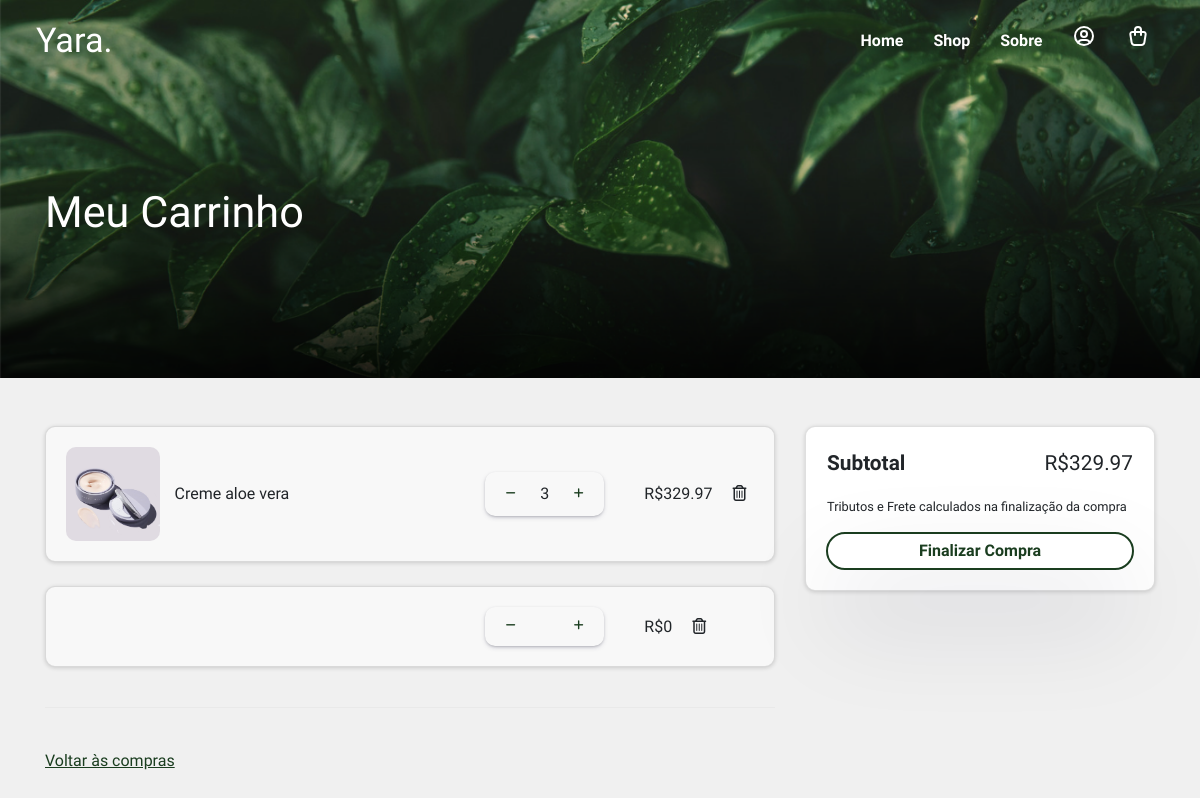
The app's page /view/carrinho.php (signed in) with its own data.
### tables this page shows
CREATE TABLE IF NOT EXISTS `carrinho` (
  `ID_CARRINHO` int NOT NULL AUTO_INCREMENT,
  `id_cliente` int DEFAULT NULL,
  `id_produto` int DEFAULT NULL,
  `nome_produto` varchar(255) NOT NULL,
  `quantidade` int DEFAULT NULL,
  `preco` float NOT NULL,
  PRIMARY KEY (`ID_CARRINHO`),
  KEY `id_cliente` (`id_cliente`),
  KEY `id_produto` (`id_produto`),
  KEY `fk_nome_produto` (`nome_produto`)
);

CREATE TABLE IF NOT EXISTS `produtos` (
  `ID_PRODUTO` int NOT NULL AUTO_INCREMENT,
  `nome` varchar(255) DEFAULT NULL,
  `descricao` text,
  `img` varchar(100) NOT NULL,
  `img_sec` varchar(100) NOT NULL,
  `instrucao` int DEFAULT NULL,
  `estoque` int DEFAULT NULL,
  `valor_uni` decimal(10,2) DEFAULT NULL,
  `ingredientes` varchar(300) NOT NULL,
  `status` varchar(20) DEFAULT NULL,
  `datahora` datetime DEFAULT NULL,
  PRIMARY KEY (`ID_PRODUTO`),
  UNIQUE KEY `nome` (`nome`),
  UNIQUE KEY `nome_2` (`nome`),
  KEY `instrucao` (`instrucao`)
);

### model/manager.php (called while the page is built, shortened)
<?php
function carrinho($id){
  require "conexao.php";
  $sqlSUB = "SELECT * FROM carrinho  WHERE id_cliente = '{$id}'";
  $result = $conn->query($sqlSUB);
  $dadosSUB=array();
  if ($result->num_rows>0){
      $dadosSUB["result"] = 1;
      $i = 0;
      while($row = $result->fetch_assoc()){
          $dadosSUB[$i]["id_carrinho"] = $row["ID_CARRINHO"];
          $dadosSUB[$i]["id_cliente"] = $row["id_cliente"];
          $dadosSUB[$i]["id_produto"] = $row["id_produto"];
          $dadosSUB[$i]["quantidade"] = $row["quantidade"];
          $i++;
          $dadosSUB["num"] = $i;
      }
      return $dadosSUB;
  }else{
    $dadosSUB["num"] = 0;
      $dadosSUB["result"] = 0;
      $conn->close();
      return $dadosSUB;
  }
}
function produtoBusca($id){
  require "conexao.php";
  $sqlSUB = "SELECT * FROM produtos  WHERE id_produto = '{$id}'";
  $result = $conn->query($sqlSUB);
while($row=$result->fetch_assoc()){
  $dados["id_produto"] = $row["ID_PRODUTO"];
  $dados["nome"] = $row["nome"];
  $dados["img"] = $row["img"];
  $dados["valor"] = $row["valor_uni"];
  $dados["status"] = $row["status"];
  $dados["estoque"] = $row["estoque"];
}
return $dados;
}
        ?>

### view/carrinho.php (the view, shortened to what this page needs)
<!DOCTYPE html>
<html lang="en">
<head>
</head>
<body>
<html lang="en">
<?php
    if(isset($_SESSION['USER-ID'])){
    ?>
    <head>
<link href="https://cdn.jsdelivr.net/npm/bootstrap@5.3.2/dist/css/bootstrap.min.css" rel="stylesheet">
        <link
            rel="stylesheet"
            href="https://stackpath.bootstrapcdn.com/bootstrap/4.1.3/css/bootstrap.min.css"
>
        <link href="../assets/style/meuperfil.css" rel="stylesheet">
    </head>
<body class="fade-in">
        <header>
        <div class="menu">
          <a class="logo" href="#" style="color:#000">
              Yara.
          </a>
          <div class="menu-links">
              <a class="menu-link a-home" href="../index.php">Home</a>
              <a class="menu-link a-shop" href="shop.php">Shop</a>
              <a class="menu-link a-sobre" href="">Sobre</a>
              <a class="menu-link" href="meuperfil.php">
              </a>
              <a class="menu-link" href="#">
              </a>
          </div>
      </div>
            <div class="container container-RESP">
                <div class="row">
                    <div class="col-6 margin">
                            <p id="name">Meu Carrinho</p>
                        </div>
                    </div>
                </div>
            </header>
            <br>
<br>
            <div class="container container-RESP">
            <div class="row">
<?php
require '../model/manager.php';
if(ISSET($_SESSION['USER-ID'])){
$id= $_SESSION['USER-ID'];
$dados= carrinho($id);
if($dados['result']=="0"){
    echo "
    <div class=\"col-12\">
    <br>
<p class=\"vazio_p\">
    Seu carrinho está vazio, veja nosso catálogo de <a href=\"\" class=\"produtos_a\">produtos</a>!
</p></div>
</div>
        </div>
    ";
}else{
    echo "<div class=\"col-8\">";
    $valortotal = '0';
    for($i=0;$i<=$dados['result'];$i++){
    $produto = produtoBusca($dados[$i]['id_produto']);
    $valor= $dados[$i]['quantidade'] * $produto['valor'];
    $valortotal = $valortotal+ $valor;
    echo "
    <div class=\"card prod_row\">
  <div class=\"card-body\">
<div class=\"container-flex\">
<div class=\"row\">
<div class=\"col-7 d-flex align-items-center img_div\">
    <img src=\"media/".$produto['img']."\" class=\"prod_img\"alt=\"\">
    <p class=\"d-flex  prod_nome_div\">
   " .$produto['nome']."</p>
    </div>
    <div class=\"col-3 d-flex align-items-center add_div\">
    <div class=\"square_quant\">
  <button class=\"decrease-quantity\" onclick=\"quant('sub','".$dados[$i]['id_carrinho']."','".$dados[$i]['quantidade']."')\"><i class=\"fa-solid fa-minus\"></i></button>
  <span id=\"quantidade\">".$dados[$i]['quantidade']."</span>
  <button class=\"increase-quantity\" onclick=\"quant('add','".$dados[$i]['id_carrinho']."','".$dados[$i]['quantidade']."')\"><i class=\"fa-solid fa-plus\"></i></button>
  </div>
  </div>
  <div class=\"col-2 d-flex align-items-center preco_div\">
     <span class=\"preco\"> R$".$valor." </span>
    <a type=\"button\" onclick=\"excluir('".$dados[$i]['id_carrinho']."')\"><i class=\"fa-regular fa-trash-can\"></i></a>
  </div>
  </div>
  </div>
    </div>
  </div>
  <br>
    ";}
    ?>
<hr id="hr-div"></hr>
<br>
<a href="shop.php" id="voltar">Voltar às compras</a>
                    </div>
                    <div class="col-4">
                    <div class="card subtotal_card">
  <div class="card-body">
 <table> <tr class="subtotal_row font"><td><b>Subtotal</b></td><td class="valor_div">R$<?php echo $valortotal; ?></td></tr>
 </table>
<table class="margin-table">
<tr class="subtotal_row"><td class="frete">Tributos e Frete calculados na finalização da compra</td></tr></table>
<tr><td class="button_final">
    <a type="submit" class="button" href="checkout.php" value="<?php echo $_SESSION["USER-ID"]; ?>" name="btnCarrinho">Finalizar Compra</a>
</td></tr>
</div>
</div>
                    </div>
                </div>
            </div>
 </body>
<?php }} }else{ header("Location: login.php?fase=2"); }?>
</body>
</html>

### assets/style/meuperfil.css (style rules this page uses)
body, html { height: 100% !important; margin: 0 !important; background-color: #f0f0f0 !important; }
.fade-in { opacity: 0; animation: fadeIn 0.2s ease-in forwards; }
.menu { background-color: transparent !important; position: absolute; width: 100%; display: flex; justify-content: space-between; align-items: center; padding: 0 3%; margin: 15px 0px 0px; top: 0; z-index: 3; }
.logo { font-family: 'Berkshire Swash'; font-size: 28pt; text-decoration: none !important; color: #fafafa; cursor: pointer; }
.menu-links { justify-content: space-between !important; display: flex; align-items: center; height: 40px; padding: 0 1.2%; }
.menu-link { margin-left: 30px; font-family: "Questrial", sans-serif; font-size: 14px; font-weight: bold; color: #d6d6d6; text-decoration: none; transition: color 0.3s, text-decoration 0.3s; }
header { background-image: url("../media/yara_bg.png"); }

### view/carrinho.php (style rules this page uses)
.menu { background-color: transparent !important; position: absolute; width: 100%; display: flex; justify-content: space-between; align-items: center; padding: 0 3%; margin: 15px 0px 0px; top: 0; z-index: 9999999999; }
.logo { font-family: 'Berkshire Swash'; font-size: 2.14rem; text-decoration: none !important; color: white !important; cursor: pointer; }
.logo:hover, .logo:active, .logo::before, .logo::after { font-family: 'Berkshire Swash'; font-size: 2.14rem; text-decoration: none !important; color: white !important; }
.menu-links { justify-content: space-between !important; display: flex; align-items: center; height: 40px; padding: 0 1.2%; text-decoration: none !important; }
.menu-link { margin-left: 30px; font-family: "Questrial", sans-serif; font-size: 16px; font-weight: bold; color: white; text-decoration: none !important; }
.a-home, .a-shop, .a-sobre { position: relative; color: white; text-decoration: underline; }
.a-home:before, .a-shop:before, .a-sobre:before { content: ""; position: absolute; width: 100%; height: 2px; bottom: -1px; left: 0; background-color: var(--lgreen); visibility: hidden; -webkit-transform: scaleX(0); transform: scaleX(0); -webkit-transition: all 0.3s ease-in-out 0s; transition: all 0.3s ease-in-out 0s; }
.icon-bag, .icon-user { margin-top: -10px; }
body { max-width: 100vw; }
:root { --white: #f9f9f9; --green: #1A3D1F; --yellow: #B9C394; --lgreen: #B9C394; }
header { background-image: url("../assets/media/yara_bg.png"); height: 10cm; background-size: cover; }
.margin { margin: 13% 0 0; position: absolute; }
a, a:hover { text-decoration: none; color: #1A3D1F; }
#name { line-height: 3cm; font-family: 'Berkshire Swash'; margin: 0; color: white; font-size: 2.7em; }
.prod_img { width: 80%; max-width: 2.5cm; border-radius: 10px }
.prod_row { font-family: 'Questrial' !important; box-shadow: rgba(0, 0, 0, 0.16) 0px 1px 4px; border-radius: 10px; transition: 0.2s; background-color: #f8f8f8 !important; }
.prod_nome_div { text-align: left; margin-left: 14px; margin-bottom: 0px; font-size: 1rem; }
.square_quant { border-radius: 10px; box-shadow: rgba(50, 50, 93, 0.25) 0px 2px 5px -1px, rgba(0, 0, 0, 0.3) 0px 1px 3px -1px; min-width: 80%; display: flex; justify-content: space-between; align-items: center; padding: 10px 15px; }
.decrease-quantity, .increase-quantity, .decrease-quantity:active, .increase-quantity:active { border: none; background-color: transparent; font-size: 0.7em; color:#1A3D1F; cursor: pointer; }
.preco { margin-right: 20px; margin-left: -20px; font-size: 1rem; }
.subtotal_row { font-family: 'Questrial' !important; width: 100%; justify-content: space-between !important; }
.subtotal_row>td { width: 100%; }
.button { font-family: 'Questrial' !important; background-color: transparent; border-radius: 25px; border: 2px solid var(--green); color: var(--green); margin-top: 5%; padding: 5px 15px; width: 100%; box-shadow: rgba(17, 12, 46, 0.15) 0px 48px 100px 0px; outline: none !important; cursor: pointer; font-weight: 700; text-align: center; }
.subtotal_card { border-radius: 10px; box-shadow: rgba(0, 0, 0, 0.16) 0px 1px 4px; }
.font { font-size: 1.3rem; }
.frete { font-size: 0.8rem; }
.margin-table { margin-top: 5%; }
.fa-trash-can { cursor: pointer; }
#voltar { font-family: 'Questrial'; text-decoration: underline; transition: 0.2s; }
.fade-in { opacity: 0; animation: fadeIn 0.4s ease-in forwards; }

### records on screen
carrinho: id_produto.img (picture), id_produto.nome "Creme aloe vera", quantidade "3", quantidade.valor_uni "329.97"

### other values on screen
$valor "0"
$valortotal "329.97"
